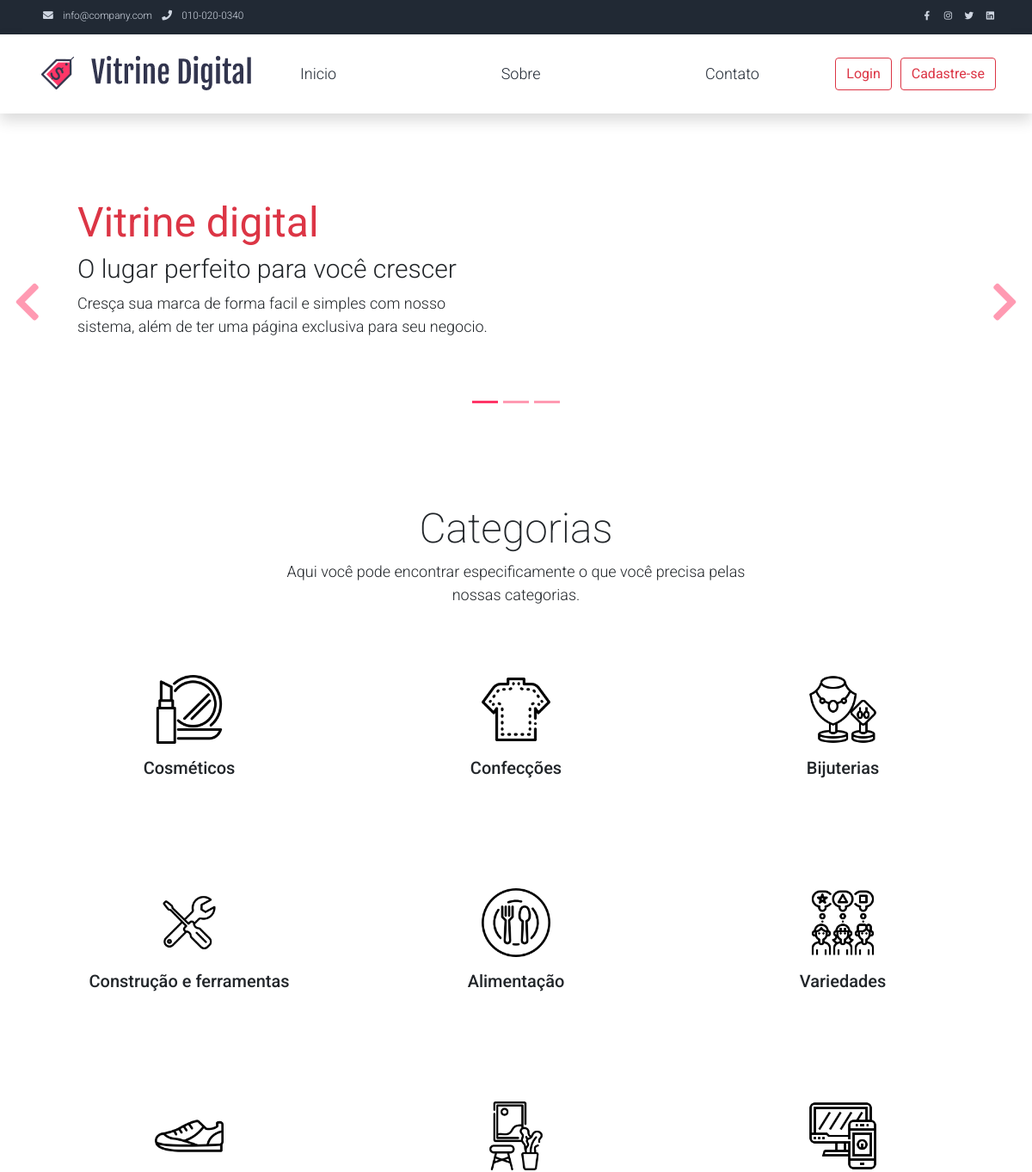
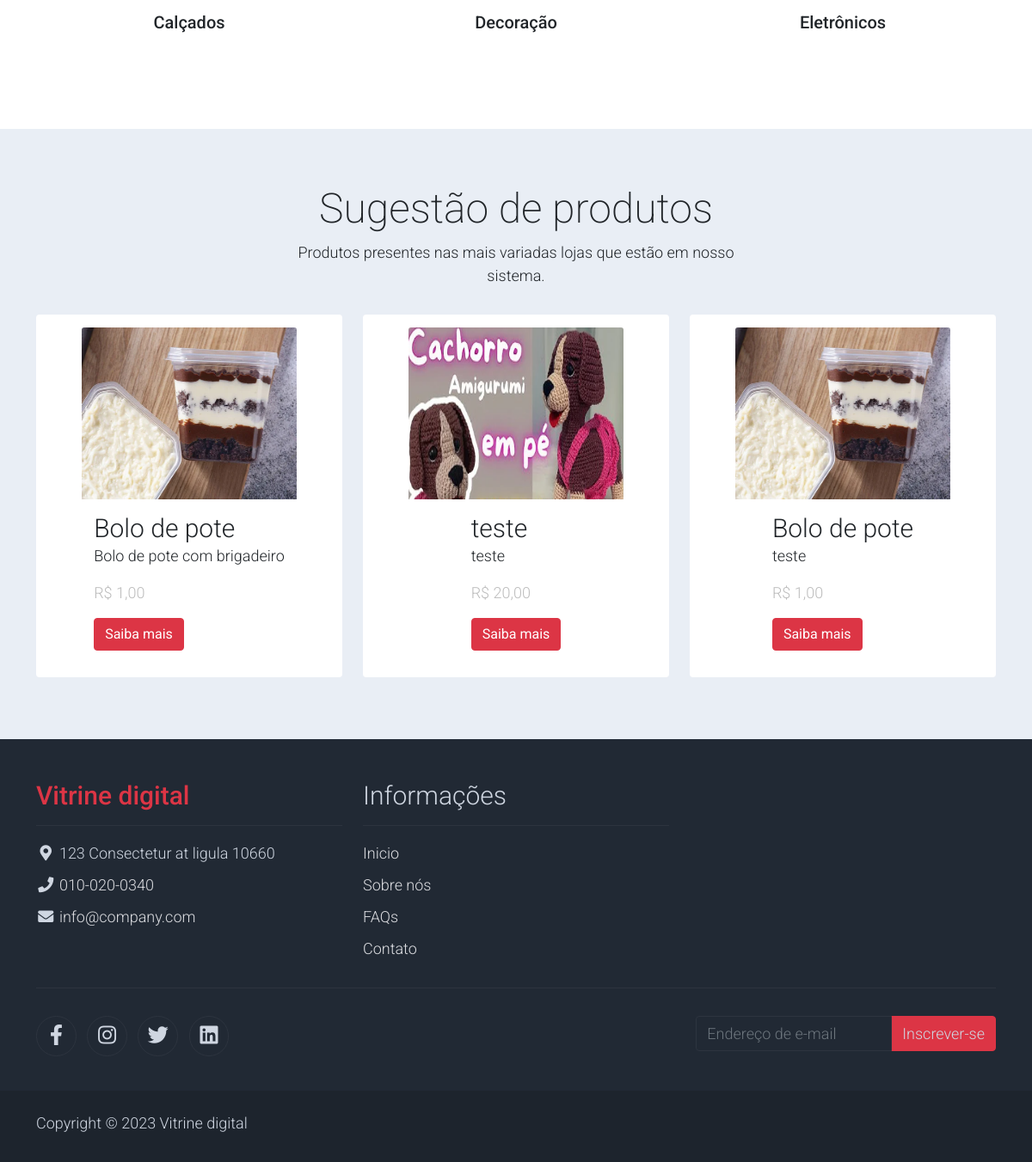
The page / on the database its author committed (2 pictures, top to bottom).
### apps/company/models.py (models this page shows)
class Products(models.Model):
    name = models.CharField(max_length=200)
    description = models.CharField(max_length=200)
    price = models.DecimalField(decimal_places=2,max_digits=10)
    image = models.ImageField(upload_to = "image-products/")
    store = models.ForeignKey(Stores, on_delete=models.CASCADE)

### apps/main/views.py (the view)
# urls.py: path("", HomeView.as_view(), name="home"),
class HomeView(View):
    def get(self, request):
        products = Products.objects.all()
        productsV = []
        if products is not None:  # pragma: no cover
            if len(products) >= 3:
                productsV = random.sample(list(products), 3)
            elif len(products) == 2:
                productsV = random.sample(list(products), 2)
            elif len(products) == 1:
                productsV = random.sample(list(products), 1)
        items = {"categories": categories, "products": productsV}
        return render(request, "index.html", items)

### apps/main/templates/index.html (shortened to what this page needs)
{% extends 'base.html' %}
{% block content %}
    <div id="template-mo-zay-hero-carousel" class="carousel slide" data-bs-ride="carousel">
        <ol class="carousel-indicators">
            <li data-bs-target="#template-mo-zay-hero-carousel" data-bs-slide-to="0" class="active"></li>
            <li data-bs-target="#template-mo-zay-hero-carousel" data-bs-slide-to="1"></li>
            <li data-bs-target="#template-mo-zay-hero-carousel" data-bs-slide-to="2"></li>
        </ol>
        <div class="carousel-inner">
            <div class="carousel-item active">
                <div class="container">
                    <div class="row p-5">
                        <div class="mx-auto col-md-8 col-lg-6 order-lg-last">
                        </div>
                        <div class="col-lg-6 mb-0 d-flex align-items-center">
                            <div class="text-align-left align-self-center">
                                <h1 class="h1 text-danger"><b>Vitrine digital</b></h1>
                                <h3 class="h2">O lugar perfeito para você crescer</h3>
                                <p>
                                    Cresça sua marca de forma facil e simples com nosso sistema, além de ter uma página exclusiva para seu negocio.
                                </p>
                            </div>
                        </div>
                    </div>
                </div>
            </div>
        </div>
        <a class="carousel-control-prev text-decoration-none w-auto ps-3" href="#template-mo-zay-hero-carousel" role="button" data-bs-slide="prev">
            <i class="fas fa-chevron-left"></i>
        </a>
        <a class="carousel-control-next text-decoration-none w-auto pe-3" href="#template-mo-zay-hero-carousel" role="button" data-bs-slide="next">
            <i class="fas fa-chevron-right"></i>
        </a>
    </div>
    <section class="container py-5">
        <div class="row text-center pt-3">
            <div class="col-lg-6 m-auto">
                <h1 class="h1">Categorias</h1>
                <p>
                    Aqui você pode encontrar especificamente o que você precisa pelas nossas categorias.
                </p>
            </div>
        </div>
        <div class="row">
            {% for item in categories %}
                <div class="col-12 col-md-4 p-5 mt-3">
                    <a class="d-flex justify-content-center" href="/shops/{{item}}">
                        <img style="width: 80px; height: 80px;" src="static/assets/img/{{item}}.png" class="img-fluid">
                    </a>
                    <a href="/shops/{{item}}" style="text-decoration: none" class="text-dark">
                        <h5 class="text-center mt-3 mb-3">{{item}}</h5>
                    </a>
                </div>
            {% endfor %}
        </div>
    </section>
    <section class="bg-light">
        <div class="container py-5">
            <div class="row text-center py-3">
                <div class="col-lg-6 m-auto">
                    <h1 class="h1">Sugestão de produtos</h1>
                    <p>
                        Produtos presentes nas mais variadas lojas que estão em nosso sistema.
                    </p>
                </div>
            </div>
            <div class="row">
                {% if products %}
                {% for product in products %}
                <div class="col-12 col-md-4 mb-4">
                    <div class="card h-100">
                        <a href="/store/{{product.store.id}}">
                            <img src={{product.image.url}} class="card-img-top img-fluid" alt="...">
                        </a>
                        <div class="card-body">
                            <a href="/store/{{product.store.id}}" class="h2 text-decoration-none text-dark">{{product.name}}</a>
                            <p class="card-text">
                                {{product.description}}
                            </p>
                            <p class="text-muted text-right"> R$ {{product.price}} </p>
                            <a href="/store/{{product.store.id}}">
                                <button class="btn btn-danger">Saiba mais</button>
                            </a>
                        </div>
                    </div>
                </div>
                {% endfor %}
                {% else %}
                    <h2 class="text-center" style="padding: 50px 0 100px 0;">Ainda não há produtos no sistema, <span class="text-danger">seja o primeiro</span>.</h2>
                {% endif %}
            </div>
        </div>
    </section>
{% endblock content %}

### static/assets/css/templatemo.css (style rules this page uses)
body, ul, li, p, a, label, input, div { font-family: 'Roboto', sans-serif; font-size: 18px !important; font-weight: 300 !important; }
.h1 { font-family: 'Roboto', sans-serif; font-size: 48px !important; font-weight: 200 !important; }
.h2 { font-family: 'Roboto', sans-serif; font-size: 30px !important; font-weight: 300; }
.text-muted { color: #bcbcbc !important; }
.bg-light { background-color: #e9eef5 !important; }
#template-mo-zay-hero-carousel { background: #efefef !important; }
#template-mo-zay-hero-carousel .carousel-indicators li { margin-top: -50px; background-color: #ff3667; }
#template-mo-zay-hero-carousel .carousel-control-next i, #template-mo-zay-hero-carousel .carousel-control-prev i { color: #ff3667 !important; font-size: 2.8em !important; }
@media (min-width: 992px) { #template-mo-zay-hero-carousel .carousel-item { min-height: 30rem !important; } }

### static/assets/css/shops.css (style rules this page uses)
.card { border: none; width: 100%; }
.card img { width: 250px; height: 200px; }

### static/assets/css/store.css (style rules this page uses)
#template-mo-zay-hero-carousel { background: #fff !important; margin-top: 50px; }
section { display: block; box-sizing: inherit; }
.p-5 { padding: 3rem!important; }
.carousel .carousel-inner { height: 340px; }
.card { padding: 15px; align-items: center; justify-content: center; }

### rows shown on the page
Products: image (picture), name "Bolo de pote", description "Bolo de pote com brigadeiro", price "1,00"
Products: image (picture), name "teste", description "teste", price "20,00"
Products: image (picture), name "Bolo de pote", description "teste", price "1,00"

### other values the page prints
{{ item }} "Cosméticos" "Confecções" "Bijuterias" "Construção e ferramentas" "Alimentação" "Variedades" "Calçados" "Decoração" "Eletrônicos"
